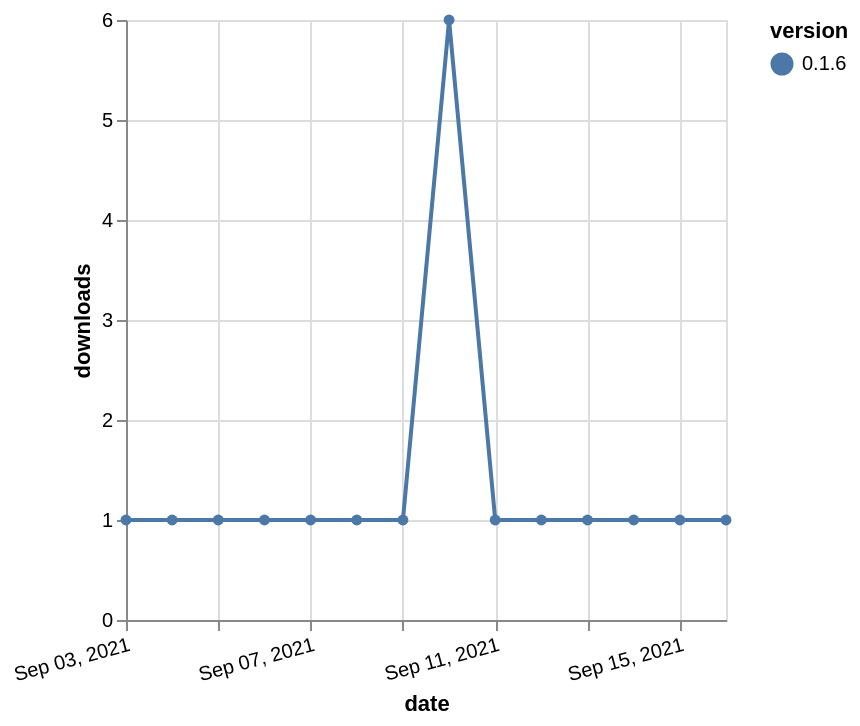

Source (Vega-Lite JSON):
### Vega-Lite specification from a JSON file in a GitHub repository (floating-point values rounded to 4 significant figures)
{"$schema": "https://vega.github.io/schema/vega-lite/v5.json", "description": "A simple bar chart with embedded data.", "data": {"values": [{"date": "2021-09-03", "total": 288, "delta": 1, "version": "0.1.6"}, {"date": "2021-09-04", "total": 289, "delta": 1, "version": "0.1.6"}, {"date": "2021-09-05", "total": 290, "delta": 1, "version": "0.1.6"}, {"date": "2021-09-06", "total": 291, "delta": 1, "version": "0.1.6"}, {"date": "2021-09-07", "total": 292, "delta": 1, "version": "0.1.6"}, {"date": "2021-09-08", "total": 293, "delta": 1, "version": "0.1.6"}, {"date": "2021-09-09", "total": 294, "delta": 1, "version": "0.1.6"}, {"date": "2021-09-10", "total": 300, "delta": 6, "version": "0.1.6"}, {"date": "2021-09-11", "total": 301, "delta": 1, "version": "0.1.6"}, {"date": "2021-09-12", "total": 302, "delta": 1, "version": "0.1.6"}, {"date": "2021-09-13", "total": 303, "delta": 1, "version": "0.1.6"}, {"date": "2021-09-14", "total": 304, "delta": 1, "version": "0.1.6"}, {"date": "2021-09-15", "total": 305, "delta": 1, "version": "0.1.6"}, {"date": "2021-09-16", "total": 306, "delta": 1, "version": "0.1.6"}]}, "width": "container", "mark": {"type": "line", "point": {"filled": true}}, "encoding": {"x": {"field": "date", "type": "temporal", "timeUnit": "yearmonthdate", "title": "date", "axis": {"labelAngle": -15}}, "y": {"field": "delta", "type": "quantitative", "title": "downloads"}, "color": {"field": "version", "type": "nominal"}, "tooltip": {"field": "delta"}}}
